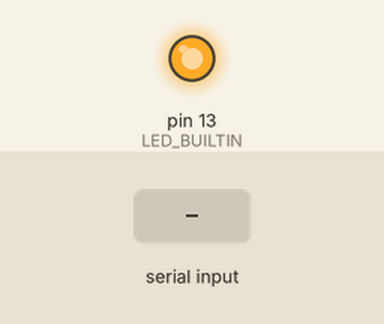
A sketch run on a simulated Arduino Uno, built with avr-gcc and run on an emulated ATmega328P. Parts: output pins drawn as LEDs (lit = HIGH). Dashed ring = blinking. The inputs (shaded band) are chosen by the test bench. What the sketch prints to the serial monitor is not drawn.

Above: at 0.6 s.
At 1.2 s:
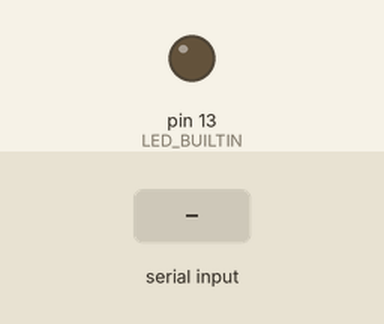
1.3 s: byte 30 received over Serial
At 1.7 s:
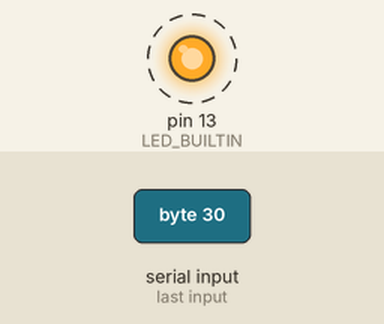
4.3 s: byte 90 received over Serial
7.3 s: byte 120 received over Serial
Timing chart, 0 to 16.3 s (numbered marks = the images above; inputs shaded):
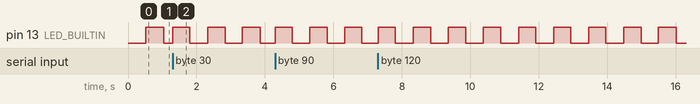

The sketch:

board2_ArduinoUnoR3.ino
```cpp
bool            m_StatusLED_On = false;
unsigned long   m_StatusLED_BlinkTimestamp;

void setup()
{
  pinMode (LED_BUILTIN, OUTPUT);

  Serial.begin (9600);

  m_StatusLED_BlinkTimestamp = millis ();
}

void loop()
{
  bool requireBlink = false;

  if (Serial.available () > 0)
  {
    byte character = Serial.read();
    if (character >= 0x20 && character < 0x7F)
      character++;
    Serial.write (character);
    requireBlink = true;
  }

  if (millis () - m_StatusLED_BlinkTimestamp > 500
  ||  requireBlink)
    Blink ();

  delay (20);
}

void Blink ()
{
  m_StatusLED_BlinkTimestamp = millis ();
  m_StatusLED_On = !m_StatusLED_On;
  digitalWrite (LED_BUILTIN, m_StatusLED_On);
}
```

Measured:
- by itself, pin 13 (LED_BUILTIN): alternates HIGH for 0.52 s and LOW for 0.52 s
